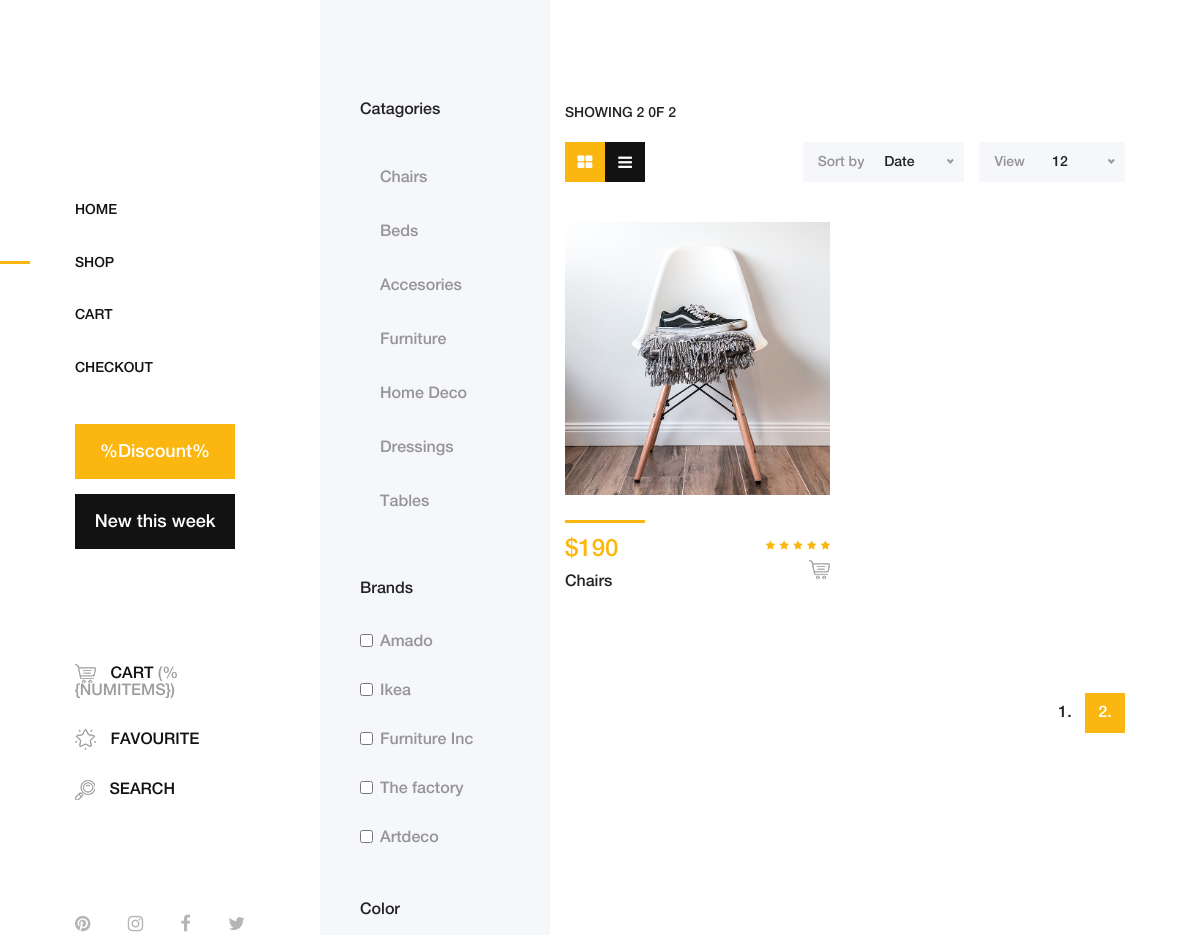
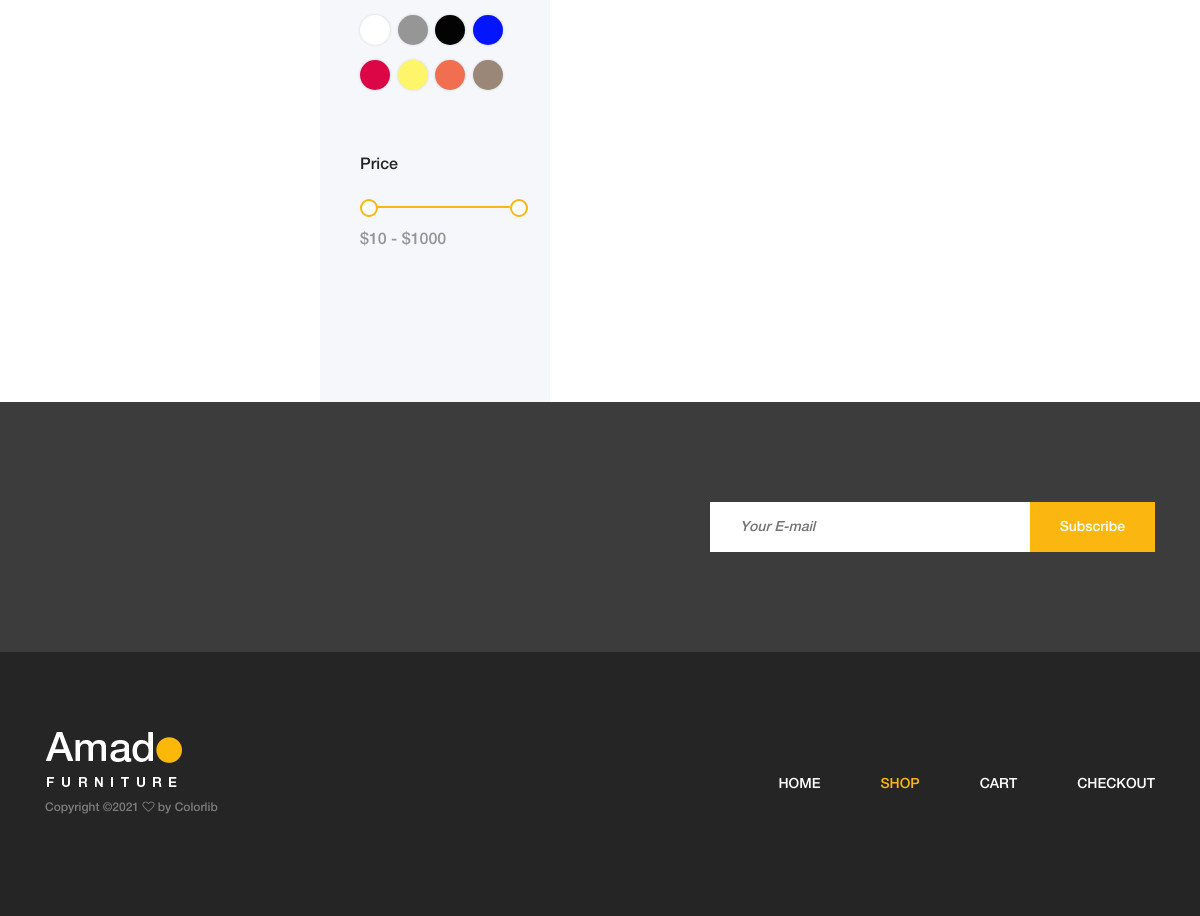
The page /shop/?page=2 on the database as committed earlier (2 pictures, top to bottom).
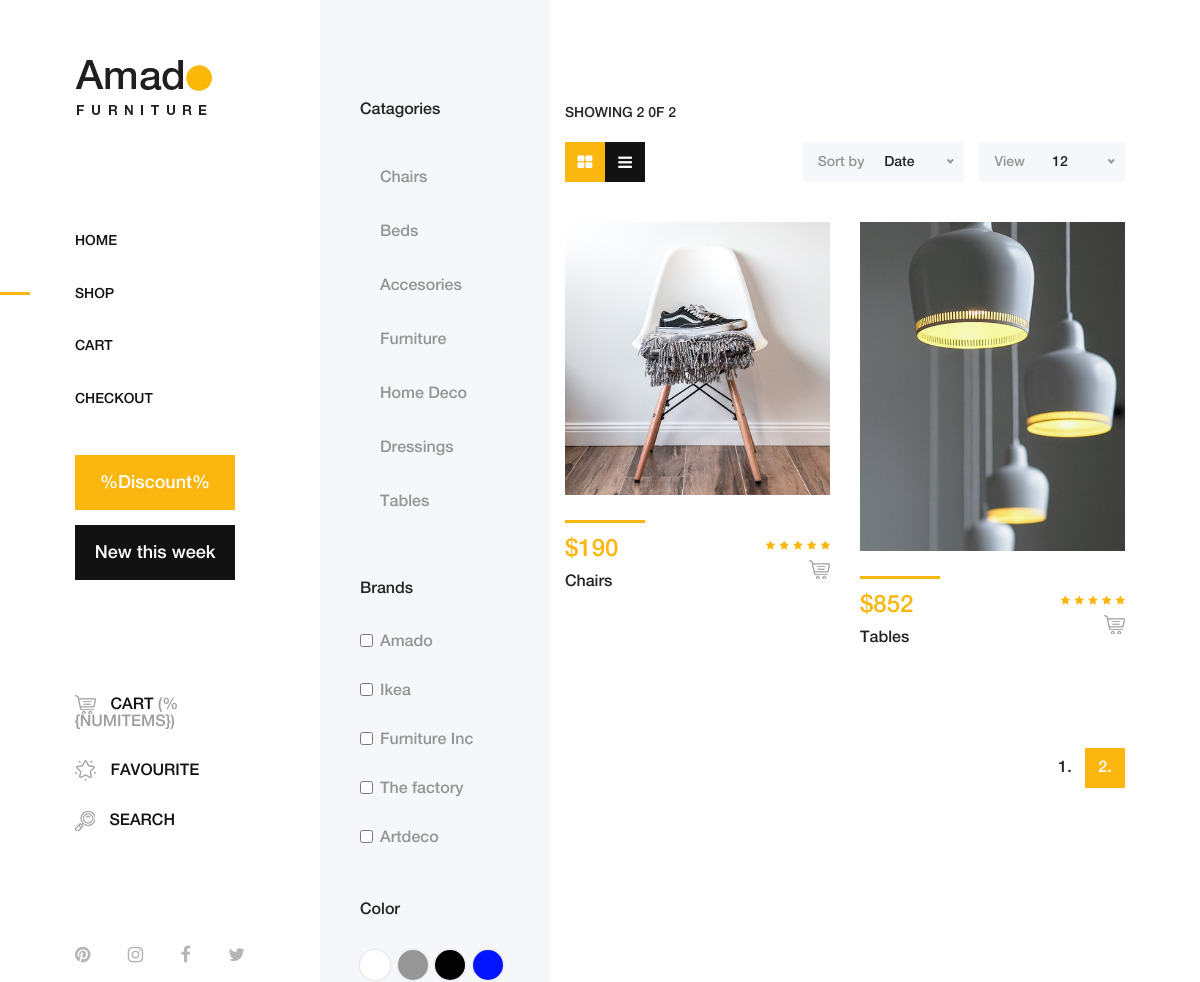
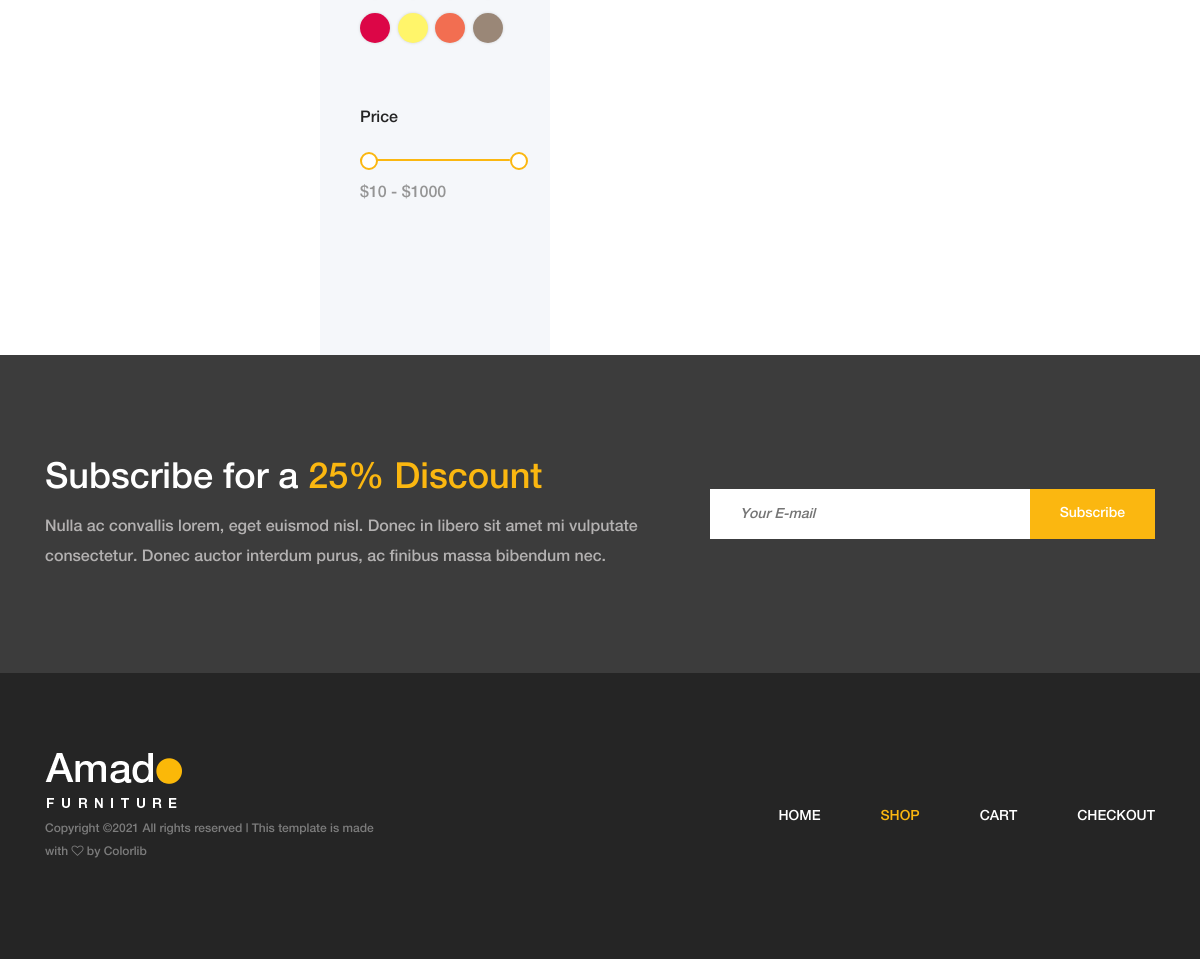
The same page on the database as committed later (2 pictures, top to bottom).
### service/models.py (models this page shows, shortened)
class Categorie(Base):
    nom = models.CharField(max_length=255)
    def __str__(self):
        return self.nom
    class Meta:
        verbose_name = 'categorie'
        verbose_name_plural = 'categories'

class Article(Base):
    image_principal = models.FileField(upload_to='images')
    image = models.FileField(upload_to='images')
    prix = models.IntegerField(default=0)
    nom = models.CharField( max_length=250)
    description = models.TextField()
    categorie = models.ForeignKey("service.Categorie", on_delete=models.CASCADE , related_name='categorieArticle')
    quantite  = models.IntegerField(default=0)
    stock = models.BooleanField(default=True)
    class Meta:
        verbose_name = 'Article'
        verbose_name_plural = 'Articles'

### website/models.py (models this page shows, shortened)
class Base(models.Model):
    date_add = models.DateField(auto_now_add=True)
    date_update = models.DateField(auto_now=True)
    status = models.BooleanField(default=True)
    class Meta:
        abstract = True

class website (Base):
    nom_site = models.CharField( max_length=250)
    logo_site = models.FileField(upload_to='images')
    class Meta:
        verbose_name = 'website'
        verbose_name_plural = 'websites'

class Configuration (Base):
    description_newsletter = models.TextField()
    copyrigths = models.CharField( max_length=250)
    class Meta:
        verbose_name = 'Configuration'
        verbose_name_plural = 'Configurations'

### website/views.py (the view)
# urls.py: path('shop/', views.shop , name='shop'),
def shop(request):
    is_shop =True
    category = request.GET.get('category')
    if not category:
        articles = models_service.Article.objects.filter(status=True)
    else:
        cat = get_object_or_404(models_service.Categorie, id=category)
        articles = cat.categorieArticle.all()
        cat_id = cat.id
    categories = models_service.Categorie.objects.filter(status=True)
    paginator = Paginator(articles,4)
    page = request.GET.get('page')
    try:
        articles_albums = paginator.page(page)
    except PageNotAnInteger :
        articles_albums = paginator.page(1)
    except EmptyPage :
        articles_albums = paginator.page(paginator.num_pages)
    return render(request, 'shop.html', locals())

### amado_projet/context_processors.py (called while the page is built)
def website (request):
    website = models_website.website.objects.filter(status=True).first()
    config =  models_website.Configuration.objects.filter(status=True).first()
    cart =  Cart(request)
    return locals()

### website/cart.py (called while the page is built)
    def get_total_length(self):
        return sum(int(item['quantity']) for item in self.cart.values())

    def get_total_cost(self):
        if "total_price" in self.cart.values():
            return sum(float(item['total_price']) for item in self)
        else:
            return 0

### templates/shop.html (shortened to what the changed rows need)
{% extends 'base/base.html' %}
{% load static %}
{% block content %}
        <div class="shop_sidebar_area">
            <div class="widget catagory mb-50">
                <div class="catagories-menu">
                    <ul>
                        {% for categorie in categories %}
                                <li {% if cat_id == categorie.id %}class='active'{% endif %}><a  href= "{% url 'shop'%}?category={{categorie.id}}">{{categorie.nom}}</a></li>
                        {% endfor %}
                    </ul>
                </div>
            </div>
        </div>
        <div class="amado_product_area section-padding-100">
            <div class="container-fluid">
                <div class="row" id='apps'>
                    {% for article in articles_albums %}
                        <div class="col-12 col-sm-6 col-md-12 col-xl-6 filter-{{article.categorie.id}}">
                            <div class="single-product-wrapper">
                                <div class="product-img">
                                    <img src="{{article.image_principal.url}}" alt="">
                                </div>
                                <div class="product-description d-flex align-items-center justify-content-between">
                                    <div class="product-meta-data">
                                        <div class="line"></div>
                                        <p class="product-price">${{article.prix}}</p>
                                        <a href="{% url 'product-detail' article.id %}">
                                            <h6>{{article.categorie}}</h6>
                                        </a>
                                    </div>
                                    <div class="ratings-cart text-right">
                                        <div class="ratings">
                                            <i class="fa fa-star" aria-hidden="true"></i>
                                            <i class="fa fa-star" aria-hidden="true"></i>
                                            <i class="fa fa-star" aria-hidden="true"></i>
                                            <i class="fa fa-star" aria-hidden="true"></i>
                                            <i class="fa fa-star" aria-hidden="true"></i>
                                        </div>
                                        <div class="cart">
                                            <a href="#" @click.prevent="addtocart({{ article.id }})" data-toggle="tooltip" data-placement="left" title="Add to Cart"><img src="{% static 'img/core-img/cart.png' %}" alt=""></a>
                                        </div>
                                    </div>
                                </div>
                            </div>
                        </div>
                    {% empty %}
                        <h1> No Article for The Category </h1>
                    {% endfor %}
                </div>
            </div>
        </div>
    </div>
{% endblock content %}

### templates/base/base.html (shortened to what the changed rows need)
{% load static %}
<!DOCTYPE html>
<html lang="en">
<head>
    <link rel="stylesheet" href="{% static 'css/core-style.css' %}">
    <link rel="stylesheet" href="{% static 'style.css' %}">
</head>
<body>
    <div class="main-content-wrapper d-flex clearfix">
        <header class="header-area clearfix">
            <div class="logo">
                <a href="{% url 'index' %}"><img src="{{website.logo_site.url}}" alt="{{website.nom_site}}"></a>
            </div>
        </header>
        {% block content %}
        {% endblock content %}
    <section class="newsletter-area section-padding-100-0">
        <div class="container">
            <div class="row align-items-center">
                <div class="col-12 col-lg-6 col-xl-7">
                    <div class="newsletter-text mb-100">
                        {{ config.description_newsletter|safe}}
                    </div>
                </div>
            </div>
        </div>
    </section>
    <footer class="footer_area clearfix">
        <div class="container">
            <div class="row align-items-center">
                <div class="col-12 col-lg-4">
                    <div class="single_widget_area">
                        <div class="footer-logo mr-50">
                            <a href="index.html"><img src="{% static 'img/core-img/logo2.png' %}" alt=""></a>
                        </div>
                        <p class="copywrite">
Copyright &copy;<script>document.write(new Date().getFullYear());</script> {{config.copyrigths}} <i class="fa fa-heart-o" aria-hidden="true"></i> by <a href="https://colorlib.com" target="_blank">Colorlib</a>
</p>
                    </div>
                </div>
            </div>
        </div>
    </footer>
</body>
</html>

Rows that differ between the two databases and show on the page:
added website: logo_site (picture)
added Article: image_principal (picture), prix "852", categorie "Tables"
added Configuration: description_newsletter "Subscribe for a 25% Discount Nulla ac convallis lorem, eget euismod nisl. Donec in libero sit amet mi vulputate consectetur. Donec auctor interdum purus, ac finibus massa bibendum nec.", copyrigths "All rights reserved | This template is made with"
